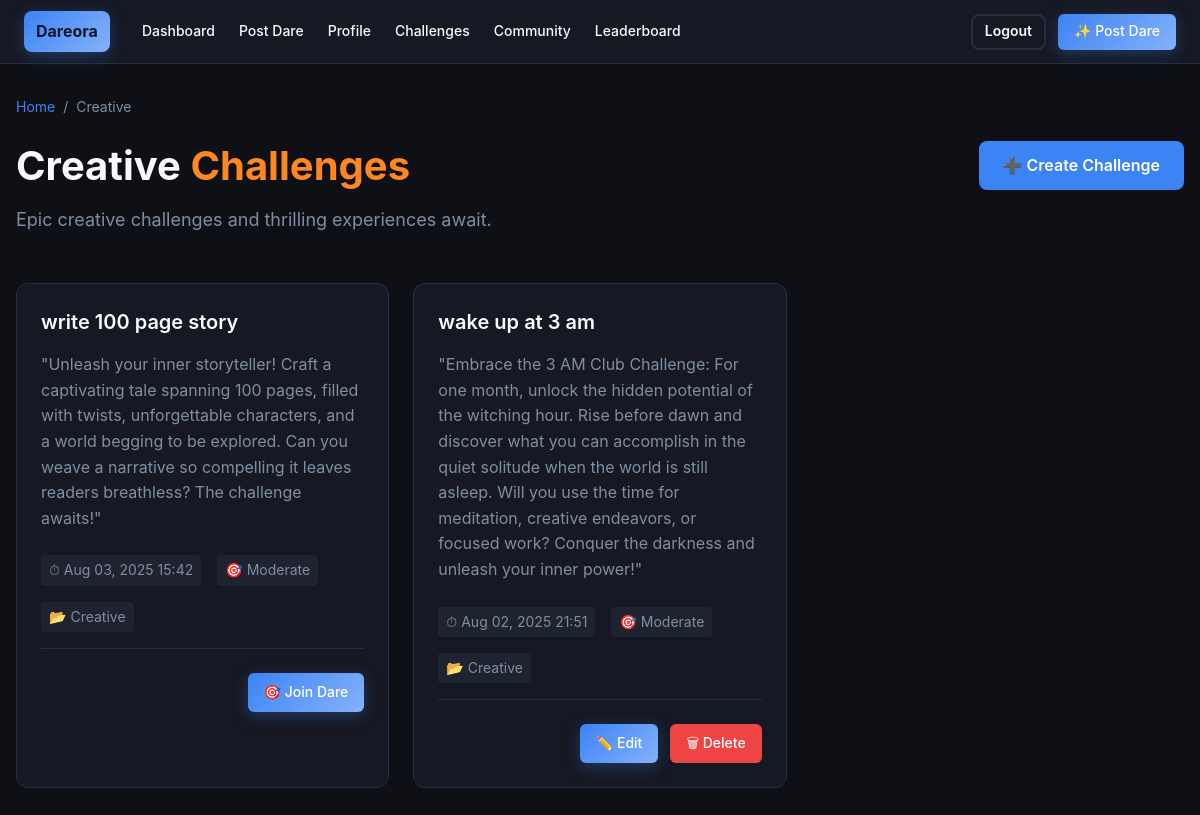
Screenshot of /explore/category/creative/ (signed in) with the database file from the repository.
### postdare/models.py (models this page shows, shortened)
class Dare_project(models.Model):
    user = models.ForeignKey(User, on_delete=models.CASCADE, related_name='dares')
    dare_title = models.CharField(max_length=100)
    description = models.TextField(max_length=500)
    time_limit = models.DateTimeField(blank=True, null=True)
    category = models.CharField(max_length=50)
    difficulty = models.CharField(max_length=10, default='Moderate')
    tags = models.CharField(max_length=200, blank=True, null=True)
    created_at = models.DateTimeField(auto_now_add=True)
    updated_at = models.DateTimeField(auto_now=True)
    is_active = models.BooleanField(default=True)

### explore/views.py (the view)
# urls.py: path("category/<slug:category_slug>/", views.category_dares, name="category_dares"),
@login_required
def category_dares(request, category_slug):
    dares = Dare_project.objects.filter(category__iexact=category_slug).order_by('-id')
    print(f"Dares found for category '{category_slug}': {dares.count()}")
    for dare in dares:
        print(f"- {dare.dare_title}")
    return render(request, 'category_dares.html', {
        'dares': dares,
        'category': category_slug
    })

### templates/category_dares.html (shortened to what this page needs)
{% extends "base.html" %}
{% block body %}
<main class="main-content">
    <div class="container">
        <div class="page-header">
            <div class="header-content">
                <div class="breadcrumb">
                    <a href="{% url 'explore' %}">Home</a>
                    <span>/</span>
                    <span>{{ category|title }}</span>
                </div>
                <h1 class="page-title">{{ category|title }} <span class="title-highlight">Challenges</span></h1>
                <p class="page-subtitle">Epic {{ category|lower }} challenges and thrilling experiences await.</p>
            </div>
            <a href="{% url 'postdare' %}" class="create-btn">
                ➕ Create Challenge
            </a>
        </div>
        <div class="challenges-grid">
            {% for dare in dares %}
            <div class="challenge-card">
                <h3 class="challenge-title">{{ dare.dare_title }}</h3>
                <p class="challenge-description">{{ dare.description }}</p>
                <div class="challenge-meta">
                    {% if dare.time_limit %}
                    <span class="meta-item">⏱ {{ dare.time_limit|date:"M d, Y H:i" }}</span>
                    {% endif %}
                    {% if dare.difficulty %}
                    <span class="meta-item">🎯 {{ dare.difficulty }}</span>
                    {% endif %}
                    <span class="meta-item">📂 {{ dare.category|title }}</span>
                </div>
                <div class="card-actions">
                    {% if dare.user == request.user %}
                        <a href="{% url 'edit_dare' dare.id %}" class="btn-primary">✏️ Edit</a>
                        <a href="{% url 'delete_dare' dare.id %}" class="btn-secondary"
                           onclick="return confirm('Are you sure you want to delete this challenge?')">🗑 Delete</a>
                    {% else %}
                        <a href="{% url 'accept_dare' dare.id %}" class="btn-primary">🎯 Join Dare</a>
                    {% endif %}
                </div>
            </div>
            {% endfor %}
        </div>
    </div>
</main>
{% endblock %}

### templates/base.html (style rules this page uses)
* { margin: 0; padding: 0; box-sizing: border-box; }
:root { --background: hsl(220, 23%, 7%); --foreground: hsl(210, 40%, 98%); --card: hsl(222, 23%, 11%); --card-foreground: hsl(210, 40%, 98%); --primary: hsl(217, 91%, 60%); --primary-foreground: hsl(222.2, 47.4%, 11.2%); --secondary: hsl(222, 23%, 15%); --secondary-foreground: hsl(210, 40%, 98%); --muted: hsl(222, 23%, 15%); --muted-foreground: hsl(215.4, 16.3%, 56.9%); --border: hsl(222, 23%, 20%); --radius: 0.75rem; }
body { font-family: -apple-system, BlinkMacSystemFont, 'Segoe UI', 'Roboto', 'Oxygen', 'Ubuntu', 'Cantarell', sans-serif; background-color: var(--background); color: var(--foreground); line-height: 1.5; min-height: 100vh; }
.btn-primary { background: linear-gradient(135deg, var(--primary), hsl(217, 91%, 75%)); color: var(--primary-foreground); border: none; box-shadow: 0 4px 15px rgba(59, 130, 246, 0.3); }
.main-content { position: relative; }

### templates/category_dares.html (style rules this page uses)
* { margin: 0; padding: 0; box-sizing: border-box; }
:root { --background: hsl(220, 23%, 7%); --foreground: hsl(210, 40%, 98%); --card: hsl(222, 23%, 11%); --card-foreground: hsl(210, 40%, 98%); --primary: hsl(217, 91%, 60%); --secondary: hsl(222, 23%, 15%); --muted: hsl(222, 23%, 15%); --muted-foreground: hsl(215.4, 16.3%, 56.9%); --border: hsl(222, 23%, 20%); --radius: 0.75rem; --orange: hsl(28, 100%, 56%); --purple: hsl(271, 81%, 56%); --success: #10b981; --danger: #ef4444; }
body { font-family: -apple-system, BlinkMacSystemFont, 'Segoe UI', 'Roboto', sans-serif; background-color: var(--background); color: var(--foreground); line-height: 1.6; }
.main-content { min-height: 100vh; padding: 2rem 0; }
.container { max-width: 1200px; margin: 0 auto; padding: 0 1rem; }
.page-header { display: flex; justify-content: space-between; align-items: center; margin-bottom: 3rem; flex-wrap: wrap; gap: 1rem; }
.header-content { flex: 1; }
.breadcrumb { display: flex; align-items: center; gap: 0.5rem; margin-bottom: 1rem; font-size: 0.875rem; color: var(--muted-foreground); }
.breadcrumb a { color: var(--primary); text-decoration: none; }
.page-title { font-size: 2.5rem; font-weight: bold; margin-bottom: 0.5rem; }
.title-highlight { color: var(--orange); }
.page-subtitle { color: var(--muted-foreground); font-size: 1.125rem; }
.create-btn { background-color: var(--primary); color: white; padding: 0.75rem 1.5rem; border-radius: 0.5rem; text-decoration: none; font-weight: 600; transition: all 0.2s; display: inline-flex; align-items: center; gap: 0.5rem; }
.challenges-grid { display: grid; grid-template-columns: repeat(auto-fill, minmax(350px, 1fr)); gap: 1.5rem; margin-top: 2rem; }
.challenge-card { background-color: var(--card); border: 1px solid var(--border); border-radius: var(--radius); padding: 1.5rem; transition: transform 0.2s, border-color 0.2s; }
.challenge-title { font-size: 1.25rem; font-weight: 600; margin-bottom: 1rem; color: var(--foreground); line-height: 1.4; }
.challenge-description { color: var(--muted-foreground); margin-bottom: 1.5rem; line-height: 1.6; }
.challenge-meta { display: flex; flex-wrap: wrap; gap: 1rem; margin-bottom: 1.5rem; padding-bottom: 1rem; border-bottom: 1px solid var(--border); }
.meta-item { display: flex; align-items: center; gap: 0.25rem; font-size: 0.875rem; color: var(--muted-foreground); background-color: var(--muted); padding: 0.25rem 0.5rem; border-radius: 0.25rem; }
.card-actions { display: flex; gap: 0.75rem; justify-content: flex-end; }
.btn-primary, .btn-secondary { padding: 0.5rem 1rem; border-radius: 0.375rem; text-decoration: none; font-size: 0.875rem; font-weight: 500; transition: all 0.2s; display: inline-flex; align-items: center; gap: 0.25rem; }
.btn-primary { background-color: var(--primary); color: white; }
.btn-secondary { background-color: var(--danger); color: white; }

### rows the page displays
Dare_project: dare_title "write 100 page story", description "\"Unleash your inner storyteller! Craft a captivating tale spanning 100 pages, filled with twists, unforgettable characters, and a world begging to be explored. Can you weave a narrative so compelling it leaves readers breathless? The challenge awaits!\"", time_limit "Aug 03, 2025 15:42", difficulty "Moderate", category "Creative", shows "🎯 Join Dare"
Dare_project: dare_title "wake up at 3 am", description "\"Embrace the 3 AM Club Challenge: For one month, unlock the hidden potential of the witching hour. Rise before dawn and discover what you can accomplish in the quiet solitude when the world is still asleep. Will you use the time for meditation, creative endeavors, or focused work? Conquer the darkness and unleash your inner power!\"", time_limit "Aug 02, 2025 21:51", difficulty "Moderate", category "Creative", shows "✏️ Edit"

### other values shown
{{ category|title }} "Creative"
{{ category|lower }} "creative"
